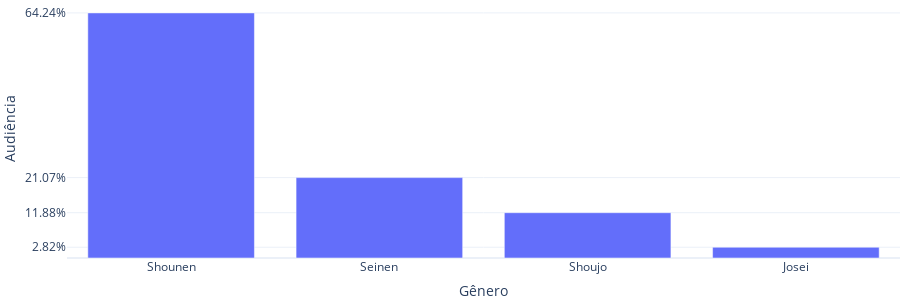

Notebook source saved alongside this figure:
### Code cell
# configurando plot
fig = px.bar(temp, *temp.columns, template="plotly_white")
fig.update_yaxes(
    tickvals=temp["Audiência"], 
    ticktext=["{:.2f}%".format(x) for x in temp["Audiência"]]
)
fig.update_layout(height=300, width=900, margin={"t":0, "b":0, "l":0, "r":0})
fig.show(config={"displayModeBar": False})

### Figure 1 — Plotly figure (JSON) as saved in the notebook; plotly's stock layout.template omitted (floating-point values rounded to 4 significant figures)
{"data": [{"alignmentgroup": "True", "hovertemplate": "Gênero=%{x}<br>Audiência=%{y}<extra></extra>", "legendgroup": "", "marker": {"color": "#636efa", "pattern": {"shape": ""}}, "name": "", "offsetgroup": "", "orientation": "v", "showlegend": false, "textposition": "auto", "type": "bar", "x": ["Shounen", "Seinen", "Shoujo", "Josei"], "xaxis": "x", "y": [64.24, 21.07, 11.88, 2.819], "yaxis": "y"}], "layout": {"barmode": "relative", "height": 300, "legend": {"tracegroupgap": 0}, "margin": {"b": 0, "l": 0, "r": 0, "t": 0}, "width": 900, "xaxis": {"anchor": "y", "autorange": true, "domain": [0, 1], "range": [-0.5, 3.5], "title": {"text": "Gênero"}, "type": "category"}, "yaxis": {"anchor": "x", "autorange": true, "domain": [0, 1], "range": [0, 67.62], "ticktext": ["64.24%", "21.07%", "11.88%", "2.82%"], "tickvals": [64.24, 21.07, 11.88, 2.819], "title": {"text": "Audiência"}, "type": "linear"}}}
